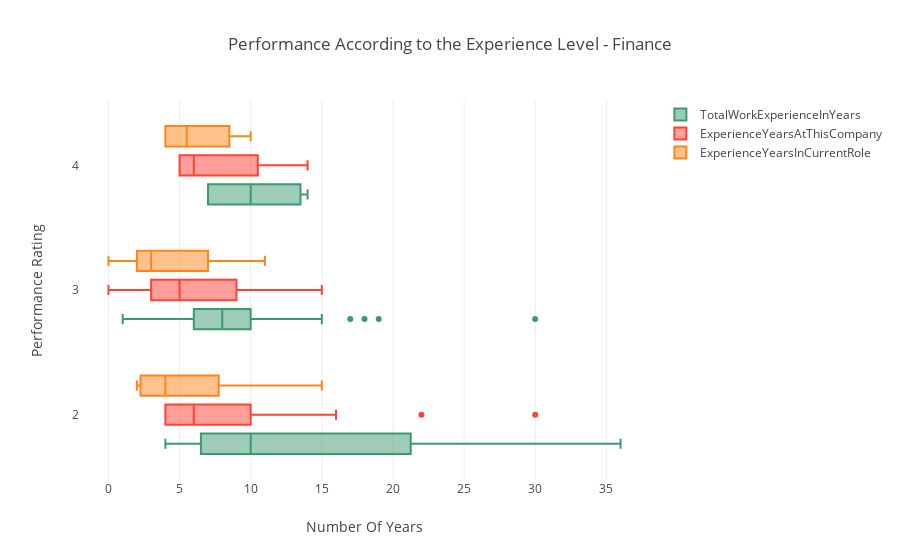

The notebook cell saved with this chart:
### Markdown cell above
#### iv) Performance According to the Experience Level

### Code cell
data = [
    {
        'x': Finance['TotalWorkExperienceInYears'],
        'y': Finance['PerformanceRating'],
        'name':'TotalWorkExperienceInYears',
        'marker': {
            'color': '#3D9970'
        },
        'boxmean': False,
        'orientation': 'h',
        "type": "box",
    },
    {
        'x':Finance['ExperienceYearsAtThisCompany'],
        'y':Finance['PerformanceRating'],
        'name': 'ExperienceYearsAtThisCompany',
        'marker':{
            'color': '#FF4136',
        },
        'boxmean': False,
        'orientation': 'h',
        "type": "box",
    },
    {
        'x': Finance['ExperienceYearsInCurrentRole'],
        'y': Finance['PerformanceRating'],
        'name':'ExperienceYearsInCurrentRole',
        'marker': {
            'color': '#FF851B',
        },
        'boxmean': False,
        'orientation': 'h',
        "type": "box",
    }
]
layout = {
    'xaxis': {
        'title': 'Number Of Years',
        'zeroline': False,
    },
    'yaxis': {
        'title': 'Performance Rating ',
        'zeroline': False,
    },
    'boxmode': 'group',
    'title': 'Performance According to the Experience Level - Finance ',
}
fig = go.Figure(data=data, layout=layout)

py.iplot(fig)

### Figure 1 — Plotly figure (JSON) as saved in the notebook; plotly's stock layout.template omitted (floating-point values rounded to 4 significant figures)
{"data": [{"boxmean": false, "marker": {"color": "#3D9970"}, "name": "TotalWorkExperienceInYears", "orientation": "h", "type": "box", "uid": "d86e5ae8-6aca-4494-9578-14936b1b3374", "x": [6, 4, 10, 8, 8, 1, 4, 32, 6, 23, 6, 10, 7, 9, 10, 7, 16, 6, 3, 11, 15, 9, 10, 10, 8, 18, 6, 5, 6, 7, 7, 27, 19, 11, 15, 30, 4, 13, 36, 14, 10, 17, 10, 5, 7, 11, 1, 7, 8], "y": [2, 3, 2, 3, 3, 3, 2, 2, 3, 2, 2, 3, 3, 3, 3, 3, 2, 3, 3, 3, 3, 3, 2, 3, 2, 3, 2, 3, 3, 3, 4, 2, 3, 3, 2, 3, 3, 4, 2, 4, 3, 3, 3, 3, 3, 2, 3, 4, 2]}, {"boxmean": false, "marker": {"color": "#FF4136"}, "name": "ExperienceYearsAtThisCompany", "orientation": "h", "type": "box", "uid": "0062444d-70ad-4e36-b92c-8ad2c0568eda", "x": [6, 2, 10, 8, 6, 1, 4, 30, 3, 22, 6, 10, 3, 9, 9, 7, 16, 5, 2, 10, 14, 4, 9, 5, 8, 4, 6, 3, 4, 7, 5, 4, 14, 11, 4, 15, 3, 5, 10, 14, 9, 2, 3, 5, 0, 4, 1, 7, 4], "y": [2, 3, 2, 3, 3, 3, 2, 2, 3, 2, 2, 3, 3, 3, 3, 3, 2, 3, 3, 3, 3, 3, 2, 3, 2, 3, 2, 3, 3, 3, 4, 2, 3, 3, 2, 3, 3, 4, 2, 4, 3, 3, 3, 3, 3, 2, 3, 4, 2]}, {"boxmean": false, "marker": {"color": "#FF851B"}, "name": "ExperienceYearsInCurrentRole", "orientation": "h", "type": "box", "uid": "680d210c-9fde-4469-abd3-ae9b461f0cc2", "x": [4, 2, 9, 2, 4, 1, 2, 8, 2, 7, 4, 7, 2, 7, 6, 7, 15, 3, 2, 8, 11, 3, 2, 4, 4, 2, 3, 2, 2, 7, 4, 2, 11, 8, 3, 11, 2, 4, 8, 10, 5, 2, 2, 4, 0, 3, 0, 7, 2], "y": [2, 3, 2, 3, 3, 3, 2, 2, 3, 2, 2, 3, 3, 3, 3, 3, 2, 3, 3, 3, 3, 3, 2, 3, 2, 3, 2, 3, 3, 3, 4, 2, 3, 3, 2, 3, 3, 4, 2, 4, 3, 3, 3, 3, 3, 2, 3, 4, 2]}], "layout": {"boxmode": "group", "title": "Performance According to the Experience Level - Finance ", "xaxis": {"title": "Number Of Years", "zeroline": false}, "yaxis": {"title": "Performance Rating ", "zeroline": false}}}
